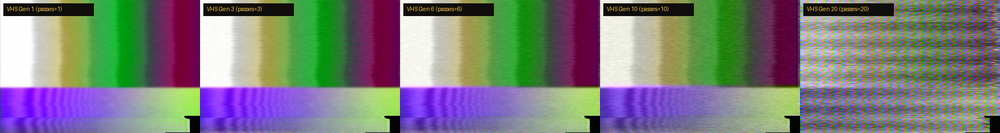
#> input picture tools/vhs_generation_loss_comparison.png, 1000 x 133 px, shrunk from 1800 x 240 before the run, given as the content of the folder tools/ref, which was not available
$ python _refstats.py
#> lines starting #> are read from the running program, lines starting #| are printed output that depends on the picture; pictures that were not available may be replaced by others from this repository, and a replacement may not be noted
import sys, glob
sys.path.insert(0, ".")
import numpy as np
from PIL import Image
from scipy.ndimage import laplace
for f in sorted(glob.glob("tools/ref/*.png")):
    a = np.asarray(Image.open(f).convert("RGB"), np.float32)/255.0
    mx, mn = a.max(axis=2), a.min(axis=2)
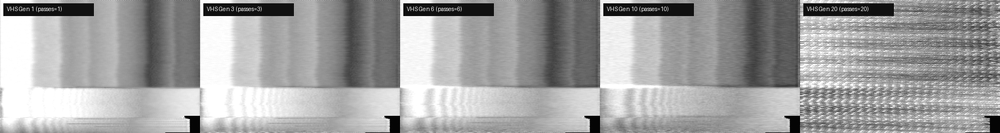
#> mx: shape (133, 1000) float32; min 0, max 1, mean 0.636
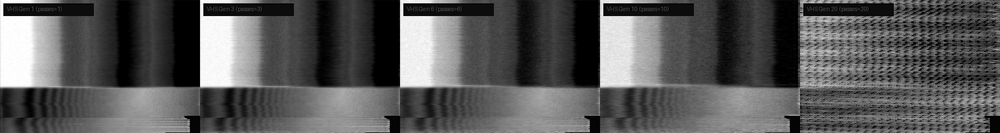
#> mn: shape (133, 1000) float32; min 0, max 1, mean 0.347
    sat = np.mean(np.where(mx>1e-6,(mx-mn)/np.maximum(mx,1e-6),0))
#> sat = 0.473
    luma = a @ np.array([0.299,0.587,0.114], np.float32)
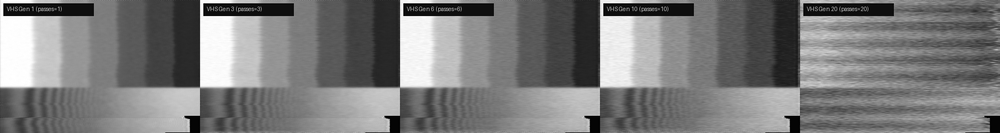
#> luma: shape (133, 1000) float32; min 0, max 1, mean 0.485
    print("%-16s %4dx%-4d mean %.3f sat %.3f B-R %+.4f R-G %+.4f luma p1 %.3f p50 %.3f p99 %.3f hf %.4f" % (
      f.split("/")[-1], a.shape[1], a.shape[0], a.mean(), sat,
      a[...,2].mean()-a[...,0].mean(), a[...,0].mean()-a[...,1].mean(),
      np.percentile(luma,1), np.percentile(luma,50), np.percentile(luma,99),
      np.abs(laplace(luma)).mean()))
#| vhs_generation_loss_comparison.png 1000x133  mean 0.485 sat 0.473 B-R +0.0022 R-G -0.0020 luma p1 0.022 p50 0.476 p99 0.997 hf 0.0469
